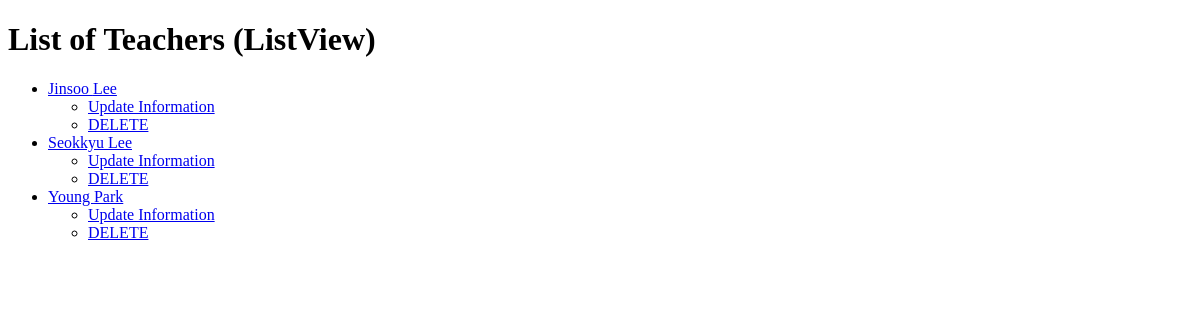
The page /classroom/list_teacher on the database as committed earlier.
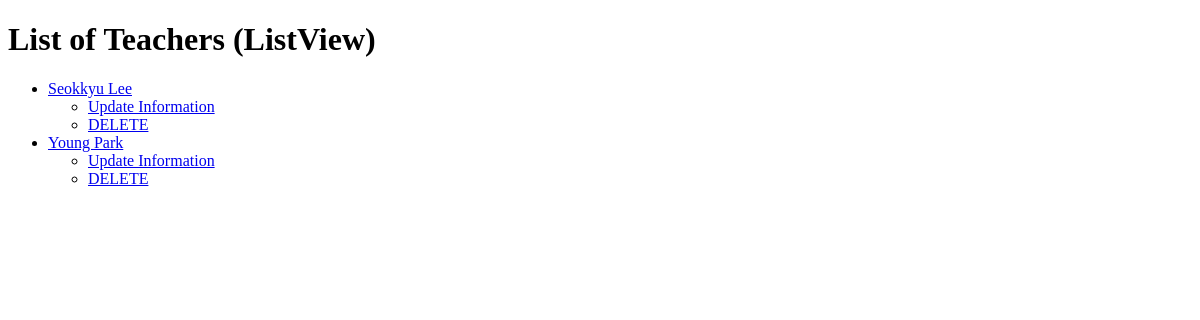
The same page on the database as committed later.
### classroom/models.py (models this page shows, shortened)
class Teacher(models.Model):
    first_name = models.CharField(max_length=30)
    last_name = models.CharField(max_length=30)
    subject = models.CharField(max_length=30)

### classroom/views.py (the view)
# urls.py: path('list_teacher', TeacherListView.as_view(), name='list_teacher'),
class TeacherListView(ListView):
    model = Teacher
    queryset = Teacher.objects.order_by('first_name')
    context_object_name = 'teachers'

### classroom/templates/classroom/teacher_list.html (shortened to what this page needs)
<!DOCTYPE html>
<html lang="en">
<head>
</head>
<body>
    <h1>List of Teachers (ListView)</h1>
    <ul>
        {% for teacher in teachers %}
            <li><a href="/classroom/detail_teacher/{{ teacher.id }}">{{ teacher.first_name }} {{ teacher.last_name }}</a></li>
            <ul>
                <li><a href="/classroom/update_teacher/{{ teacher.id }}">Update Information</a></li>
                <li><a href="/classroom/delete_teacher/{{ teacher.id }}">DELETE</a></li>
            </ul>
        {% endfor %}
    </ul>
</body>
</html>

Rows that differ between the two databases and show on the page:
removed Teacher: first_name "Jinsoo", last_name "Lee"
